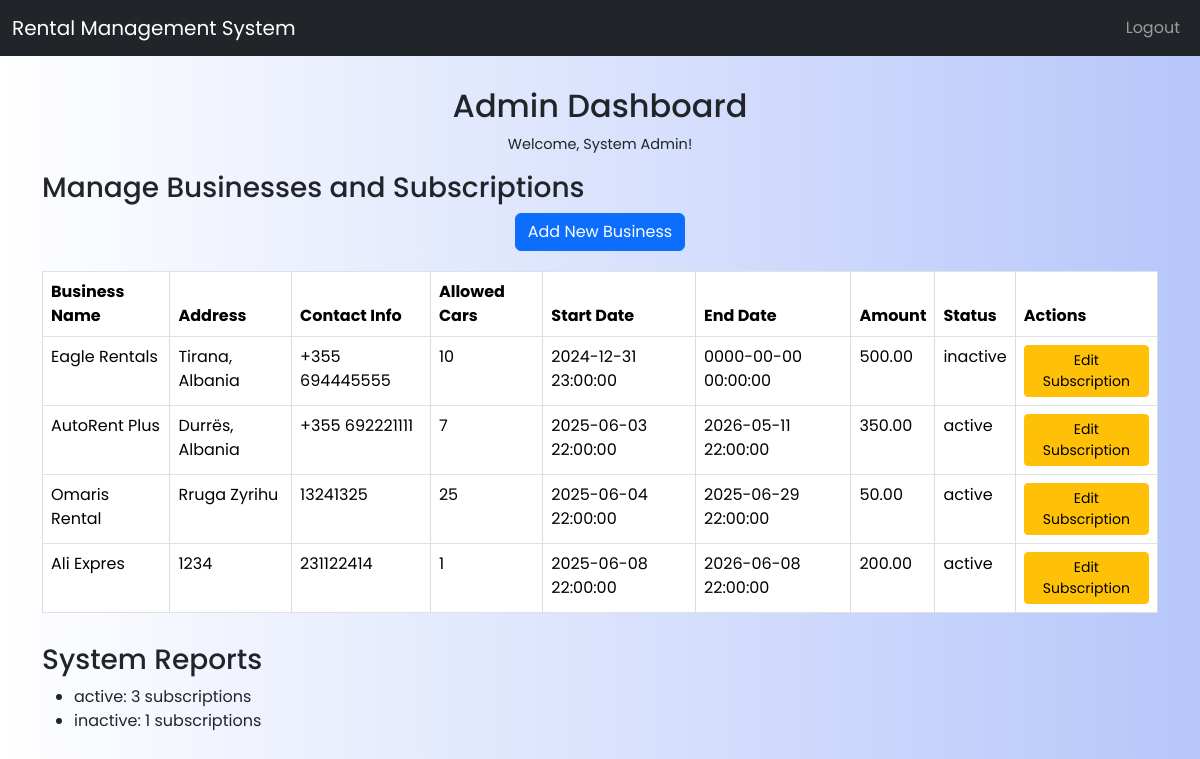
The page /admin_page.php (signed in) on the database its author committed.
### tables this page shows
CREATE TABLE `subscriptions` (
  `subscription_id` int(11) NOT NULL,
  `business_id` int(11) NOT NULL,
  `allowed_cars` int(11) NOT NULL,
  `start_date` timestamp NOT NULL DEFAULT current_timestamp() ON UPDATE current_timestamp(),
  `end_date` timestamp NULL DEFAULT NULL,
  `amount` decimal(10,2) DEFAULT NULL,
  `status` enum('active','inactive') DEFAULT NULL
);

CREATE TABLE `businesses` (
  `business_id` int(11) NOT NULL,
  `business_name` varchar(255) DEFAULT NULL,
  `address` text DEFAULT NULL,
  `contact_info` varchar(255) DEFAULT NULL
);

### admin_page.php (the view, shortened to what this page needs)
<!DOCTYPE html>
<html lang="en">
<head>
    <link rel="stylesheet" href="style.css">
    <link href="https://cdn.jsdelivr.net/npm/bootstrap@5.3.3/dist/css/bootstrap.min.css" rel="stylesheet">
    <link rel="stylesheet" href="https://cdnjs.cloudflare.com/ajax/libs/font-awesome/6.4.0/css/all.min.css">
</head>
<body>
    <nav class="navbar navbar-expand-lg navbar-dark bg-dark fixed-top">
        <div class="container-fluid">
            <a class="navbar-brand" href="#dashboard">Rental Management System</a>
            <div class="collapse navbar-collapse" id="navbarNav">
                <ul class="navbar-nav ms-auto">
                    <li class="nav-item">
                        <a class="nav-link" href="logout.php">Logout</a>
                    </li>
                </ul>
            </div>
        </div>
    </nav>
    <div class="main-content" id="mainContent">
        <div class="container my-5" id="contentArea">
            <h2>Admin Dashboard</h2>
            <p>Welcome, <?php echo htmlspecialchars($_SESSION['name']); ?>!</p>
            <div class="section">
                    <h3>Manage Businesses and Subscriptions</h3>
                <p><a href="add_business.php" class="btn btn-primary">Add New Business</a></p>
                <?php
                require_once 'config.php';
                $stmt = $conn->prepare("
                    SELECT b.business_id, b.business_name, b.address, b.contact_info,
                           s.subscription_id, s.allowed_cars, s.start_date, s.end_date, s.amount, s.status
                    FROM businesses b
                    LEFT JOIN subscriptions s ON b.business_id = s.business_id
                ");
                $stmt->execute();
                $result = $stmt->get_result();
                if ($result->num_rows > 0) {
                    echo "<table class='table table-bordered'>";
                    echo "<thead><tr>
                            <th>Business Name</th>
                            <th>Address</th>
                            <th>Contact Info</th>
                            <th>Allowed Cars</th>
                            <th>Start Date</th>
                            <th>End Date</th>
                            <th>Amount</th>
                            <th>Status</th>
                            <th>Actions</th>
                          </tr></thead><tbody>";
                    while ($row = $result->fetch_assoc()) {
                        echo "<tr>";
                        echo "<td>" . htmlspecialchars($row['business_name'] ?? 'N/A') . "</td>";
                        echo "<td>" . htmlspecialchars($row['address'] ?? 'N/A') . "</td>";
                        echo "<td>" . htmlspecialchars($row['contact_info'] ?? 'N/A') . "</td>";
                        echo "<td>" . htmlspecialchars($row['allowed_cars'] ?? 'N/A') . "</td>";
                        echo "<td>" . htmlspecialchars($row['start_date'] ?? 'N/A') . "</td>";
                        echo "<td>" . htmlspecialchars($row['end_date'] ?? 'N/A') . "</td>";
                        echo "<td>" . htmlspecialchars($row['amount'] ?? 'N/A') . "</td>";
                        echo "<td>" . htmlspecialchars($row['status'] ?? 'N/A') . "</td>";
                        echo "<td>";
                        if ($row['subscription_id']) {
                            echo "<a href='edit_subscription.php?subscription_id=" . urlencode($row['subscription_id']) . "' class='btn btn-sm btn-warning'>Edit Subscription</a> ";
                        }
                        echo "</td>";
                        echo "</tr>";
                    }
                    echo "</tbody></table>";
                } else {
                    echo "<p class='error'>No businesses found.</p>";
                }
                ?>
            </div>
            <div class="section">
                <h3>System Reports</h3>
                <?php
                $stmt = $conn->prepare("SELECT status, COUNT(*) as count FROM subscriptions GROUP BY status");
                $stmt->execute();
                $result = $stmt->get_result();
                if ($result->num_rows > 0) {
                    echo "<ul>";
                    while ($row = $result->fetch_assoc()) {
                        echo "<li>" . htmlspecialchars($row['status']) . ": " . $row['count'] . " subscriptions</li>";
                    }
                    echo "</ul>";
                } else {
                    echo "<p class='error'>No subscription data available.</p>";
                }
                ?>
            </div>
        </div>
    </div>
</body>
</html>

### style.css (style rules this page uses)
* { font-family: 'Poppins', serif; }
body { display: flex; justify-content: center; align-items: center; min-height: 100vh; background: linear-gradient(to right, #ffffff, #b6c6fa); color: #333; }
.container { margin: 0 15px; }
h2 { font-size: 34px; text-align: center; margin-bottom: 20px }
p { font-size: 14.5px; text-align: center; margin-bottom: 10px; }
p a { color: #7494ec; text-decoration: none; }
.navbar { z-index: 1030; }

### admin_page.php (style rules this page uses)
table { width: 100%; border-collapse: collapse; margin-top: 20px; }
th, td { border: 1px solid #ddd; padding: 8px; text-align: left; }
th { background-color: #f2f2f2; }
.section { margin-bottom: 30px; }
.main-content { margin-top: 20px; }

### rows shown on the page
subscriptions: business.business_name "Eagle Rentals", business.address "Tirana, Albania", business.contact_info "+355 694445555", allowed_cars "10", start_date "2024-12-31 23:00:00", end_date "0000-00-00 00:00:00", amount "500.00", status "inactive"
subscriptions: business.business_name "AutoRent Plus", business.address "Durrës, Albania", business.contact_info "+355 692221111", allowed_cars "7", start_date "2025-06-03 22:00:00", end_date "2026-05-11 22:00:00", amount "350.00", status "active"
subscriptions: business.business_name "Omaris Rental", business.address "Rruga Zyrihu", business.contact_info "13241325", allowed_cars "25", start_date "2025-06-04 22:00:00", end_date "2025-06-29 22:00:00", amount "50.00", status "active"
subscriptions: business.business_name "Ali Expres", business.address "1234", business.contact_info "231122414", allowed_cars "1", start_date "2025-06-08 22:00:00", end_date "2026-06-08 22:00:00", amount "200.00", status "active"

### other values the page prints
$_SESSION['name'] "System Admin"
$row['status'] "active"
$row['count'] "3"
$row['status'] "inactive"
$row['count'] "1"
